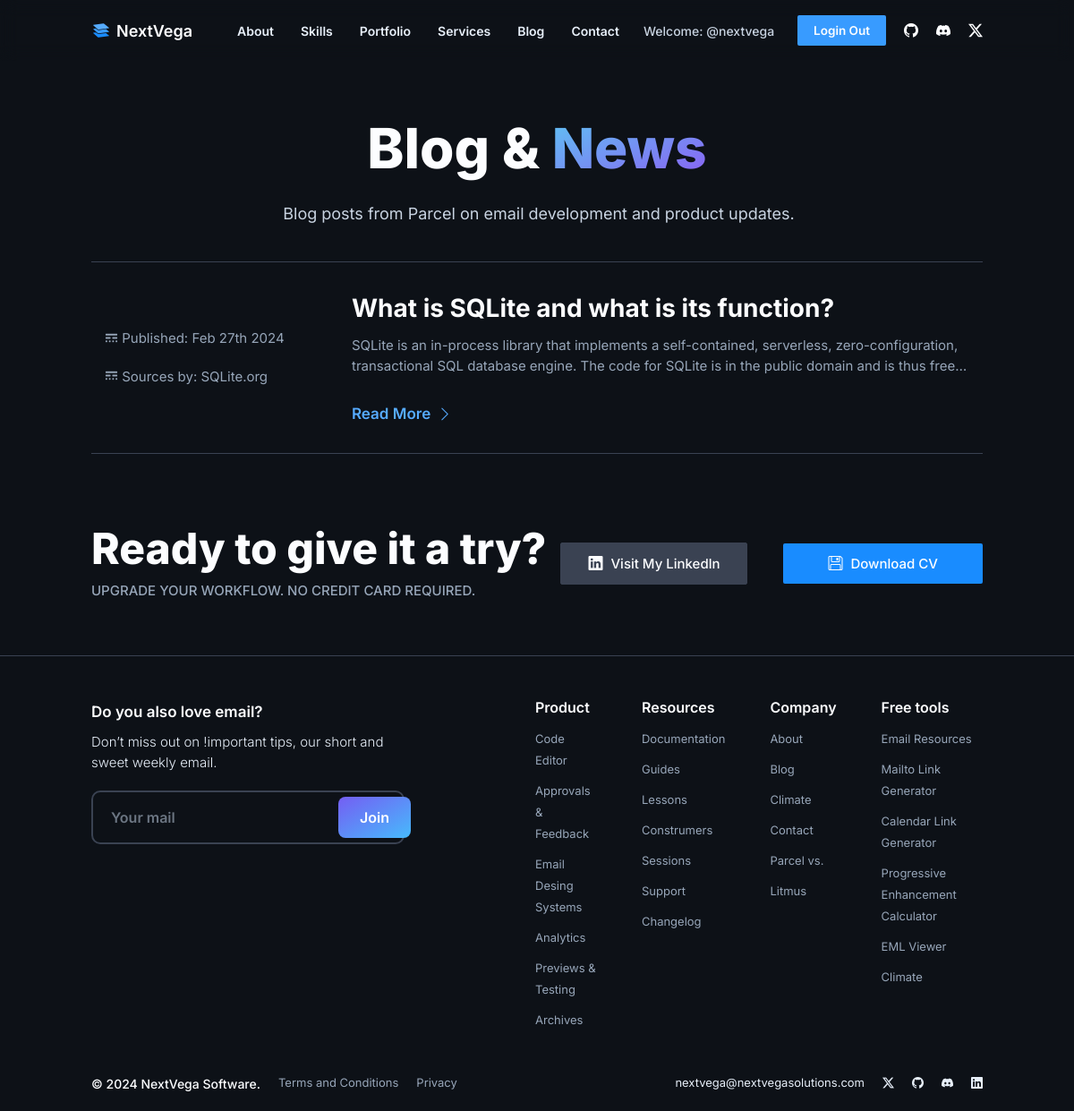
The app's page /blog/ (signed in) with its own data.
### home/models.py (models this page shows, shortened)
class CustomUser(AbstractUser):
    token = models.CharField(max_length=60, unique= True, verbose_name='Token:', blank=True, null=True)

class EntryBlog(models.Model):
    nombre_noticia = models.CharField(max_length=60, verbose_name='Nombre:', default='')
    preview_noticia = models.TextField(max_length=250, verbose_name='Subnombre:', default='')
    autor_noticia = models.CharField(max_length=60, verbose_name='Autor:', default='')
    slug_noticia = models.CharField(max_length=60, verbose_name='Url Amigable', default='', editable=False)
    image_noticia = models.ImageField(upload_to='news_images/', blank=True, null=True)
    text = CKEditor5Field('Text', config_name='extends')
    created_at = models.DateTimeField(auto_now_add=True, verbose_name='Creado El :')
    updated_at = models.DateTimeField(auto_now =True, verbose_name='Actualizado El :')
    class Meta:
        verbose_name = "Entry"
        verbose_name_plural = "Entry's"

### home/views.py (the view)
# urls.py: path('blog/', views.blog, name="blog"),
def blog(request):
    entryblog = EntryBlog.objects.all().order_by('-id')
    return render(request, 'blog/index.html',{
        'title': 'Blog & News',
        'entryblog': entryblog
    })

### home/forms.py
class FormSingUp(forms.Form):
    name_up = forms.CharField(label = "Name", widget=forms.TextInput(attrs={'placeholder': 'Eleanor Shellstrop'}))
    email_up = forms.EmailField(label = "Email", widget=forms.TextInput(attrs={'placeholder': 'eleanor@goodplace.com'}))
    password_up = forms.CharField(label = "Password", widget=forms.PasswordInput(attrs={'placeholder': '..............', 'class': 'placeholder-centered'}))
    def __init__(self, *args, **kwargs):
        super().__init__(*args, **kwargs)

class FormSingIn(forms.Form):
    email_in = forms.CharField(label = "Username", widget=forms.TextInput(attrs={'placeholder': 'eleanor27'}))
    password_in = forms.CharField(label = "Password", widget=forms.PasswordInput(attrs={'placeholder': '..............', 'class': 'placeholder-centered'}))
    def __init__(self, *args, **kwargs):
        super().__init__(*args, **kwargs)

### home/context_processors.py (called while the page is built)
def get_FormSingUp(request):
    formSingUp = FormSingUp()
    return{
        'formSingUp': formSingUp
    }

def get_FormSingIn(request):
    formSingIn = FormSingIn()
    return{
        'formSingIn': formSingIn
    }

def get_TinyMCE(request):
    tiny_mce = settings.TINYMCE_API
    return{
        'tiny_mce' : tiny_mce
    }

def public_Key(request):
    recaptcha = settings.RECAPTCHA_SITE_KEY
    return{
        'site_key': recaptcha
    }

### home/templates/blog/index.html (shortened to what this page needs)
{% extends 'layouts/layout.html' %}
{% load static %}
{% block content%}
<main class="contenedor main__principal main__principal__child">
    <section class="main__principal__text">
        <div class="main__principal__text__header">
            <h1 class="main__principal__text__header-slogan">Blog &  <span class="main__principal__text__header-slogan--color">News</span></h1>
        </div>
        <div class="main__principal__text__description">
            <p class="main__principal__text__description-more">
                Blog posts from Parcel on email development and product updates.
            </p>
        </div>
    </section>
</main>
<section class="contenedor blog__principal">
    {% for entry in entryblog %}
        <article class="blog__principal__article">
            <div class="blog__principal__article__header">
                <ul class="blog__principal__article__header__list">
                    <li class="blog__principal__article__header__list-item"><i class="bi bi-border-style"></i> Published: {{entry.created_at | date:"M jS Y"}}</li>
                    <li class="blog__principal__article__header__list-item"><i class="bi bi-border-style"></i> Sources by: {{entry.autor_noticia}}</li>
                </ul>
            </div>
            <div class="blog__principal__article__body">
                <h1 class="blog__principal__article__body-title">{{entry.nombre_noticia}}</h1>
                <p class="blog__principal__article__body-text">{{entry.preview_noticia}}</p>
                <a href="{% url 'entry' slug=entry.slug_noticia %}" class="blog__principal__article__body-link">Read More <i class="bi bi-chevron-right"></i></a>
            </div>
        </article>
    {% endfor %}
</section>
<section class="contenedor code__editor__principal__main code__editor__principal__contacto">
    <article class="code__editor__principal__main__grid">
        <section class="code__editor__principal__header__main">
            <h1 class="code__editor__principal__header__main-title code__editor__principal__header__main-title-small">Ready to give it a try?</h1>
            <h3 class="code__editor__principal__header__main-subtitle">Upgrade your workflow. No credit card required.</h3>
        </section>
        <section class="header__principal__login">
            <ul class="header__principal__login__list">
                <li class="header__principal__login__list__item">
                    <a class="header__principal__login__list__item-button" href="https://www.linkedin.com/in/ricardo-martinez-b3b15622a/" target="_blank"><i class="bi bi-linkedin"></i> Visit My Linkedln </a>
                </li>
                <li class="header__principal__login__list__item">
                    <button class="header__principal__login__list__item-button download_cv" ><i class="bi bi-floppy"></i> Download CV </button>
                </li>
            </ul>
        </section>
    </article>
</section>
{% endblock %}

### home/templates/layouts/layout.html (shortened to what this page needs)
{% load static %}
<!DOCTYPE html>
<html lang="en">
<head>
    <link rel="stylesheet" href="https://cdn.jsdelivr.net/npm/bootstrap-icons@1.11.3/font/bootstrap-icons.min.css">
    <link rel="stylesheet" type="text/css" href="https://cdn.jsdelivr.net/npm/toastify-js/src/toastify.min.css">
    <link href="https://unpkg.com/aos@2.3.1/dist/aos.css" rel="stylesheet">
    <link rel="stylesheet" type="text/css" href="{% static 'build/css/app.css' %}" as="stylesheet">
</head>
<body>
    <header class="header__principal">
        <nav class="contenedor header__principal__grid">
            <section class="header__principal__nav">
                <a class="header__principal__nav__logo" href="{% url 'inicio' %}">
                    <img class="header__principal__nav__logo-img" src="{% static 'build/img/logo.svg' %}" alt="logo">
                    <h1 class="header__principal__nav__logo-text">NextVega</h1>
                </a>
                <ul class="header__principal__nav__list">
                    <li class="header__principal__nav__list__item">
                        <a class="header__principal__nav__list__item-link" href="{% url 'about'%}"> About</a>
                    </li>
                    <li class="header__principal__nav__list__item">
                        <a class="header__principal__nav__list__item-link" href="{% url 'skills'%}"> Skills</a>
                    </li>
                    <li class="header__principal__nav__list__item">
                        <a class="header__principal__nav__list__item-link" href="{% url 'portfolio'%}"> Portfolio</a>
                    </li>
                    <li class="header__principal__nav__list__item">
                        <a class="header__principal__nav__list__item-link" href="{% url 'services'%}"> Services</a>
                    </li>
                    <li class="header__principal__nav__list__item">
                        <a class="header__principal__nav__list__item-link" href="{% url 'blog'%}"> Blog</a>
                    </li>
                    <li class="header__principal__nav__list__item">
                        <a class="header__principal__nav__list__item-link" href="{% url 'contact'%}"> Contact</a>
                    </li>
                </ul>
            </section>
            <section class="header__principal__login">
                <ul class="header__principal__login__list">
                    <li class="header__principal__login__list__item">
                        {% if user.is_authenticated %}
                            <button class="header__principal__login__list__item-button-user">Welcome: @{{user}}</button>
                        {% else %}
                            <button class="header__principal__login__list__item-button" id="mostrarModal2">Sign In</button>
                        {% endif%}
                    </li>
                    <li class="header__principal__login__list__item">
                        {% if user.is_authenticated %}
                            <a href="{% url 'logout' %}" class="header__principal__login__list__item-button-logout">Login Out</a>
                        {% else %}
                            <button class="header__principal__login__list__item-button" id="mostrarModal">Sign up</button>
                        {% endif%}
                    </li>
                    <li class="header__principal__login__list__item">
                        <a href="#">
                            <i class="bi bi-github"></i>
                        </a>
                    </li>
                    <li class="header__principal__login__list__item">
                        <a href="#">
                            <i class="bi bi-discord"></i>
                        </a>
                    </li>
                    <li class="header__principal__login__list__item">
                        <a href="#">
                            <i class="bi bi-twitter-x"></i>
                        </a>
                    </li>
                </ul>
            </section>
        </nav>
    </header>
    {% block content%}
    {% endblock %}
    <footer class="footer__principal">
        <section class="contenedor footer__nav">
            <div class="footer__nav__form">
                <section class="footer__nav__form__header">
                    <h1 class="footer__nav__form__header-title">Do you also love email?</h1>
                    <h3 class="footer__nav__form__header-description">Don’t miss out on !important tips, our short and sweet weekly email.</h3>
                </section>
                <form action="{% url 'inicio' %}" class="main__principal__form" method="post" id="newsletterform">
                    <div class="main__principal__form__grid">
                        <input type="email" class="main__principal__form__grid-input" placeholder="Your mail" name="sendEmail" required autocomplete="off">
                        <button type="submit" class="main__principal__form__grid-button">Join</button>
                    </div>
                </form>
            </div>
            <div class="footer__nav__menu">
                <nav class="footer__nav__menu__header">
                    <h3 class="footer__nav__menu__header-title">Product</h3>
                    <ul class="footer__nav__menu__header__list">
                        <li class="footer__nav__menu__header-item"><a href="#">Code Editor</a></li>
                        <li class="footer__nav__menu__header-item"><a href="#">Approvals & Feedback</a></li>
                        <li class="footer__nav__menu__header-item"><a href="#">Email Desing Systems</a></li>
                        <li class="footer__nav__menu__header-item"><a href="#">Analytics</a></li>
                        <li class="footer__nav__menu__header-item"><a href="#">Previews & Testing</a></li>
                        <li class="footer__nav__menu__header-item"><a href="#">Archives</a></li>
                    </ul>
                </nav>
                <nav class="footer__nav__menu__header">
                    <h3 class="footer__nav__menu__header-title">Resources</h3>
                    <ul class="footer__nav__menu__header__list">
                        <li class="footer__nav__menu__header-item"><a href="#">Documentation</a></li>
                        <li class="footer__nav__menu__header-item"><a href="#">Guides</a></li>
                        <li class="footer__nav__menu__header-item"><a href="#">Lessons</a></li>
                        <li class="footer__nav__menu__header-item"><a href="#">Construmers</a></li>
                        <li class="footer__nav__menu__header-item"><a href="#">Sessions</a></li>
                        <li class="footer__nav__menu__header-item"><a href="#">Support</a></li>
                        <li class="footer__nav__menu__header-item"><a href="#">Changelog</a></li>
                    </ul>
                </nav>
                <nav class="footer__nav__menu__header">
                    <h3 class="footer__nav__menu__header-title">Company</h3>
                    <ul class="footer__nav__menu__header__list">
                        <li class="footer__nav__menu__header-item"><a href="#">About</a></li>
                        <li class="footer__nav__menu__header-item"><a href="#">Blog</a></li>
                        <li class="footer__nav__menu__header-item"><a href="#">Climate</a></li>
                        <li class="footer__nav__menu__header-item"><a href="#">Contact</a></li>
                        <li class="footer__nav__menu__header-item"><a href="#">Parcel vs.</a></li>
                        <li class="footer__nav__menu__header-item"><a href="#">Litmus</a></li>
                    </ul>
                </nav>
                <nav class="footer__nav__menu__header">
                    <h3 class="footer__nav__menu__header-title">Free tools</h3>
                    <ul class="footer__nav__menu__header__list">
                        <li class="footer__nav__menu__header-item"><a href="#">Email Resources</a></li>
                        <li class="footer__nav__menu__header-item"><a href="#">Mailto Link Generator</a></li>
                        <li class="footer__nav__menu__header-item"><a href="#">Calendar Link Generator</a></li>
                        <li class="footer__nav__menu__header-item"><a href="#">Progressive Enhancement Calculator</a></li>
                        <li class="footer__nav__menu__header-item"><a href="#">EML Viewer</a></li>
                        <li class="footer__nav__menu__header-item"><a href="#">Climate</a></li>
                    </ul>
                </nav>
            </div>
        </section>
        <section class="contenedor footer__principal__grid">
            <div class="footer__principal__grid__terminos">
                <ul class="footer__principal__grid__terminos__list">
                    <li class="footer__principal__grid__terminos__list-item">© 2024 NextVega Software.</li>
                    <li class="footer__principal__grid__terminos__list-item">Terms and Conditions</li>
                    <li class="footer__principal__grid__terminos__list-item">Privacy</li>
                </ul>
            </div>
            <div class="footer__principal__grid__contacto">
                <ul class="footer__principal__grid__contacto__list">
                    <li class="footer__principal__grid__contacto__list-item">nextvega@nextvegasolutions.com</li>
                    <li class="footer__principal__grid__contacto__list-item"><i class="bi bi-twitter-x"></i></li>
                    <li class="footer__principal__grid__contacto__list-item"><i class="bi bi-github"></i></li>
                    <li class="footer__principal__grid__contacto__list-item"><i class="bi bi-discord"></i></li>
                    <li class="footer__principal__grid__contacto__list-item"><i class="bi bi-linkedin"></i></li>
                </ul>
            </div>
        </section>
    </footer>
</body>
</html>

### records on screen
CustomUser: username "nextvega"
EntryBlog: created_at "Feb 27th 2024", autor_noticia "SQLite.org", nombre_noticia "What is SQLite and what is its function?", preview_noticia "SQLite is an in-process library that implements a self-contained, serverless, zero-configuration, transactional SQL database engine. The code for SQLite is in the public domain and is thus…"
